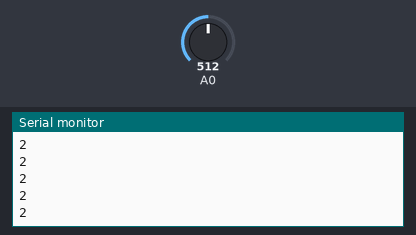
Simulated run of this sketch. Board: Arduino Uno, built with avr-gcc and run on an emulated ATmega328P. On the bench: the last lines printed to the serial monitor. The inputs (shaded band) are chosen by the test bench; at power-on: A0 = 512.

Above: at 1.2 s.
1.3 s: A0 set to 716
At 1.8 s:
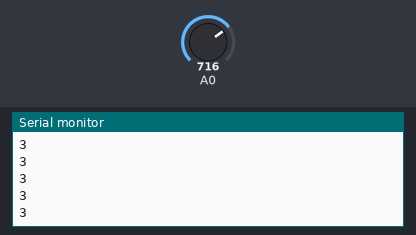
2.8 s: A0 set to 900
At 3.3 s:
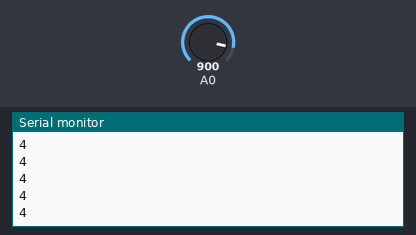
Timing chart, 0 to 5.8 s (numbered marks = the images above; inputs shaded):
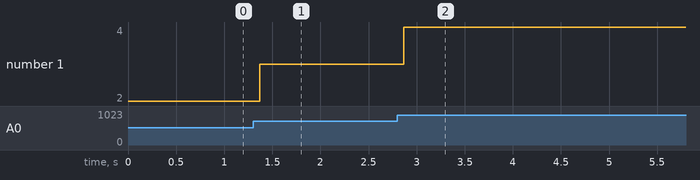

Measured:
- after the input at 1.3 s, the serial monitor: prints a new line after 0.07 s (image 1)
- after the input at 2.8 s, the serial monitor: prints a new line after 0.07 s (image 2)
- plotted number 1: 2 → 3 after the input at 1.3 s, 3 → 4 after the input at 2.8 s

The sketch:

Program4.ino
```cpp
/*
 Programmer's name: Eshaan Bansal
 Date: 05/10/2018
 Topic: IR sensor
 */

 void setup()
 {
  pinMode(A0, INPUT);
  Serial.begin(9600);
 }

void loop()
{
  int x=analogRead(A0);
  // Serial.println(x);
  // 5V - 1024
  Serial.println(5*x/1024);
}
```
